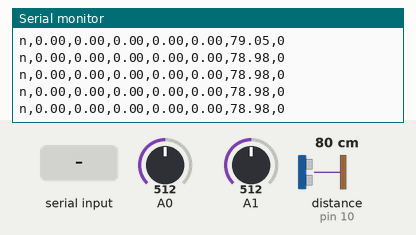
A sketch run on a simulated Arduino Uno, built with avr-gcc and run on an emulated ATmega328P. Parts: the last lines printed to the serial monitor. Wiring (inferred from the names in the program): ultrasonic range finder: trigger pin 9; echo pin 10. Inputs (shaded band) come from the test bench; at power-on: distance to the obstacle (sensor on pin 10) 80 cm, A0 = 512, A1 = 512. The echo pulse lasts 58.3 µs per cm.

Above: at 1.2 s.
1.3 s: "1" received over Serial
At 1.63 s:
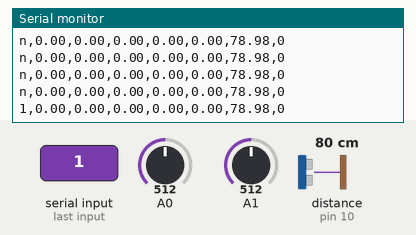
3.5 s: distance to the obstacle (sensor on pin 10) set to 2 cm
At 3.81 s:
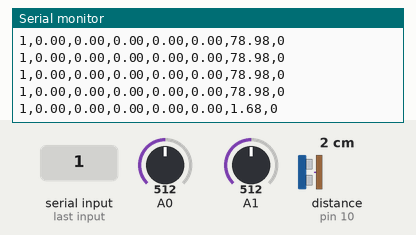
5.0 s: A0 set to 716
At 5.01 s:
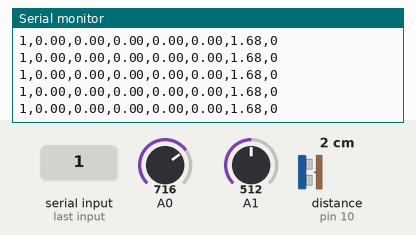
6.5 s: A1 set to 716
At 6.81 s:
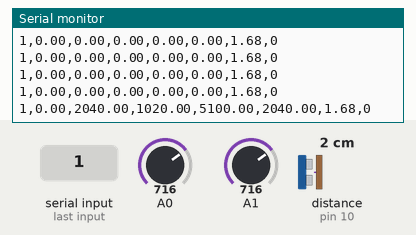
8.0 s: "0" received over Serial
At 8.21 s:
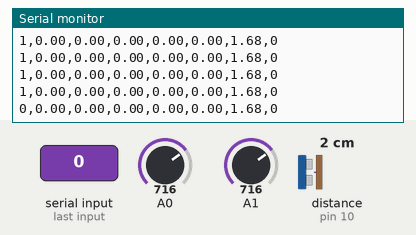
9.5 s: distance to the obstacle (sensor on pin 10) set to 4 cm
At 9.61 s:
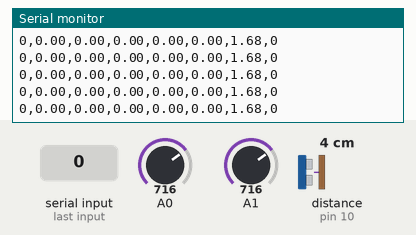
Timing chart, 0 to 12.0 s (numbered marks = the images above; inputs shaded):
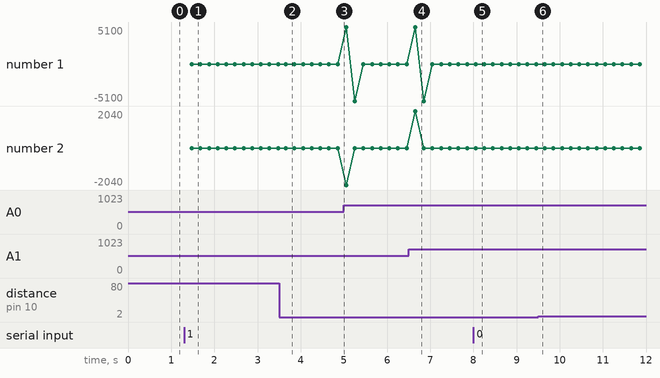

Measured:
- after the input at 1.3 s, the serial monitor: prints a new line after 0.18 s (image 1)
- after the input at 3.5 s, the serial monitor: prints a new line after 0.15 s (image 2)
- after the input at 6.5 s, the serial monitor: prints a new line after 0.15 s (image 4)
- after the input at 8.0 s, the serial monitor: prints a new line after 0.05 s (image 5)

The sketch:

arduino_code.ino
```cpp
#include <Arduino.h>

char lastCommand = 'n'; // 初始命令设置为'n'
unsigned long previousMillis = 0;

const long interval = 200; // 设定发送间隔为0.2秒
const int trigPin = 9;     // Trig 引脚连接到数字引脚 9
const int echoPin = 10;    // Echo 引脚连接到数字引脚 10
float radius = 2.0;        // 马达轮子半径（假设单位）
int lastEncoder_l = 0;     // 左侧编码器上一次读数
int lastEncoder_r = 0;     // 右侧编码器上一次读数
float lastLinearSpeed = 0.0; // 上一次的线速度

void setup() {
  Serial.begin(115200);
  pinMode(trigPin, OUTPUT); // 将 Trig 引脚设置为输出
  pinMode(echoPin, INPUT);  // 将 Echo 引脚设置为输入
  lastEncoder_l = analogRead(A0); // 初始化编码器读数
  lastEncoder_r = analogRead(A1);
}

void loop() {
  unsigned long currentMillis = millis();

  if (Serial.available() > 0) {
    lastCommand = Serial.read();
    executeCommand(lastCommand);
  }

  if (currentMillis - previousMillis >= interval) {
    sendResponse();
    previousMillis = currentMillis;
  }
}

float calculateDistance() {
  float totalDistance = 0;
  int numMeasurements = 5;  // 测量次数
  for (int i = 0; i < numMeasurements; i++) {
    digitalWrite(trigPin, LOW);
    delayMicroseconds(2);
    digitalWrite(trigPin, HIGH);
    delayMicroseconds(10);
    digitalWrite(trigPin, LOW);
    long duration = pulseIn(echoPin, HIGH, 20000);  // 20毫秒超时
    if(duration > 0) {
      totalDistance += duration * 0.034 / 2;
    }
    delay(10); // 间隔一段时间再进行下一次测量
  }
  return totalDistance / numMeasurements; // 返回平均值
}


void executeCommand(char command) {
  // ... 其他指令处理 ...
}

float calculateSpeed(int &lastEncoder, int currentEncoder) {
  int delta = currentEncoder - lastEncoder; // 计算编码器变化量
  lastEncoder = currentEncoder; // 更新编码器读数
  return delta * radius * 1000.0 / interval; // 速度 = 变化量 x 半径 x 时间因子
}

void sendResponse() {
  int currentEncoder_l = analogRead(A0);
  int currentEncoder_r = analogRead(A1);

  float speed_l = calculateSpeed(lastEncoder_l, currentEncoder_l);
  float speed_r = calculateSpeed(lastEncoder_r, currentEncoder_r);
  float v_linear_ICR = (speed_l + speed_r) / 2.0; // 线速度为两轮速度的平均值
  float v_angular_ICR = speed_r - speed_l; // 角速度为两轮速度差
  float acceleration = (v_linear_ICR - lastLinearSpeed) / (interval / 1000.0); // 加速度
  float distance = calculateDistance();
  lastLinearSpeed = v_linear_ICR;

  int checksum = ((int)v_linear_ICR + (int)acceleration + (int)v_angular_ICR) % 2;

  Serial.print(lastCommand);
  Serial.print(",");
  Serial.print(speed_l, 2); // 保留两位小数
  Serial.print(",");
  Serial.print(speed_r, 2); // 保留两位小数
  Serial.print(",");
  Serial.print(v_linear_ICR, 2); // 保留两位小数
  Serial.print(",");
  Serial.print(acceleration, 2); // 保留两位小数
  Serial.print(",");
  Serial.print(v_angular_ICR, 2); // 保留两位小数
  Serial.print(",");
  Serial.print(distance, 2);
  Serial.print(",");
  Serial.println(checksum);
}
```
